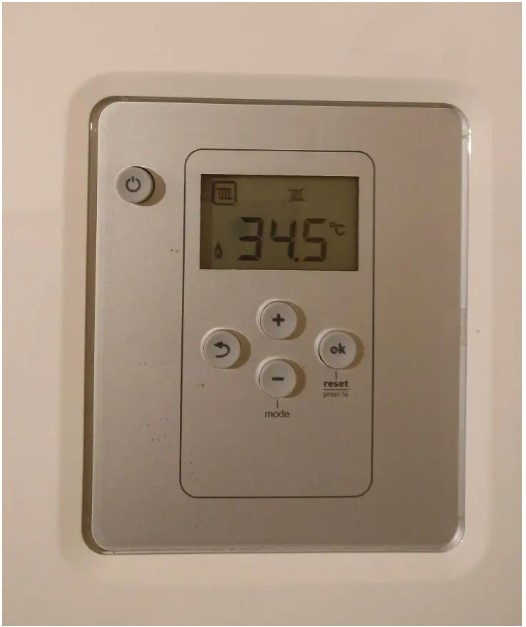
#> input picture REVA-Hack/public/calc.jpg, 526 x 627 px, found by its file name
$ python detect_RH.py
#> lines starting #> are read from the running program, lines starting #| are printed output that depends on the picture; after the words box and inside, x2 and y2 are one past the last pixel; in counts of white or black regions, pixels touching at a corner belong together

from imutils.perspective import four_point_transform
from imutils import contours
import imutils
import cv2

DIGITS_LOOKUP = {
	(1, 1, 1, 0, 1, 1, 1): 0,
	(0, 0, 1, 0, 0, 1, 0): 1,
	(1, 0, 1, 1, 1, 1, 0): 2,
	(1, 0, 1, 1, 0, 1, 1): 9,
	(0, 1, 1, 1, 0, 1, 0): 4,
	(1, 1, 0, 1, 0, 1, 1): 5,
	(1, 1, 0, 1, 1, 1, 1): 6,
	(1, 0, 1, 0, 0, 1, 0): 7,
	(1, 1, 1, 1, 1, 1, 1): 8,
	(1, 1, 1, 1, 0, 1, 1): 3
}


image = cv2.imread("C:/Users/pavan/Desktop/detection_RH/calc.jpg")
#> image is the input picture: shape (627, 526, 3); mean B, G, R 131.5, 149.5, 168.1


image = imutils.resize(image, height=500)
#> image: shape (500, 419, 3)
gray = cv2.cvtColor(image, cv2.COLOR_BGR2GRAY)
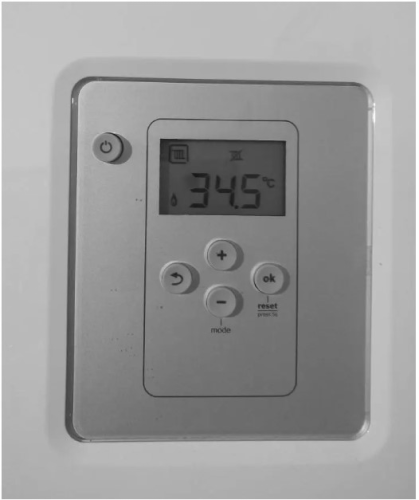
#> gray: shape (500, 419); min 23, max 255, mean 153
blurred = cv2.GaussianBlur(gray, (5, 5), 0)
edged = cv2.Canny(blurred, 50, 200, 255)
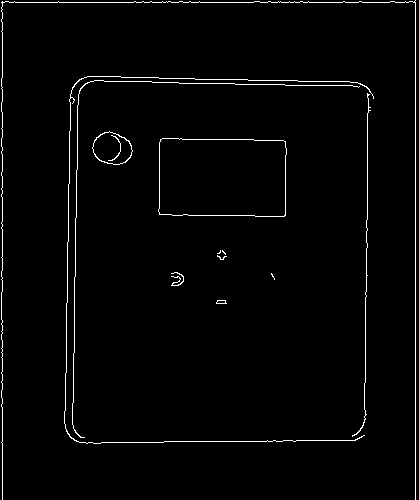
#> edged: shape (500, 419); 2% white in thin lines or dots

cnts = cv2.findContours(edged.copy(), cv2.RETR_EXTERNAL,
	cv2.CHAIN_APPROX_SIMPLE)
#> cnts = 12 contours, 8 with area under 20; largest, box (x1, y1, x2, y2) and area: (158, 138, 287, 217) 9582, (92, 131, 133, 165) 974, (64, 76, 374, 444) 30, (216, 300, 227, 304) 26
cnts = imutils.grab_contours(cnts)
cnts = sorted(cnts, key=cv2.contourArea, reverse=True)
displayCnt = None

for c in cnts:
	peri = cv2.arcLength(c, True)
	approx = cv2.approxPolyDP(c, 0.02 * peri, True)
	if len(approx) == 4:
		displayCnt = approx
		break
#> this loop made 1 pass
#> (peri, displayCnt) on pass 1: (406.6, [[160, 139], [159, 214], [285, 215], [285, 141]])

warped = four_point_transform(gray, displayCnt.reshape(4, 2))
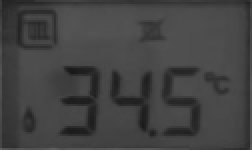
#> warped: shape (75, 126) (shown 2 times larger); min 23, max 96, mean 66.5
output = four_point_transform(image, displayCnt.reshape(4, 2))
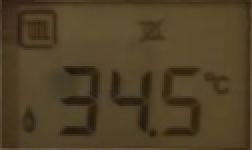
#> output: shape (75, 126, 3) (shown 2 times larger); mean B, G, R 39.1, 64.9, 80

thresh = cv2.threshold(warped, 0, 255,
	cv2.THRESH_BINARY_INV | cv2.THRESH_OTSU)[1]
#> thresh: shape (75, 126); 27.4% white; 9 white regions (2 under 20 px), largest, box (x1, y1, x2, y2) and area: (0, 0, 126, 75) 1311, (29, 33, 50, 68) 397, (81, 34, 101, 68) 328
kernel = cv2.getStructuringElement(cv2.MORPH_ELLIPSE, (1, 5))
thresh = cv2.morphologyEx(thresh, cv2.MORPH_OPEN, kernel)
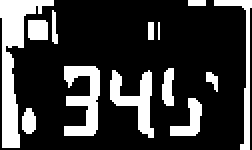
#> thresh: shape (75, 126) (shown 2 times larger); 23% white; 13 white regions (1 under 20 px)


cnts = cv2.findContours(thresh.copy(), cv2.RETR_EXTERNAL,
	cv2.CHAIN_APPROX_SIMPLE)
#> cnts = 13 contours, 4 with area under 20; largest, box (x1, y1, x2, y2) and area: (0, 0, 27, 74) 583, (32, 33, 50, 68) 302, (55, 35, 77, 69) 257, (107, 0, 126, 75) 149, (85, 49, 101, 68) 119
cnts = imutils.grab_contours(cnts)
digitCnts = []
for c in cnts:
	(x, y, w, h) = cv2.boundingRect(c)
	if w >= 15 and (h >= 30 and h <= 40):
		digitCnts.append(c)
#> this loop made 13 passes
#> (x, y, w, h) on passes 1, 2, 3, 4, 5, 6, 9, 10, 11, 13: (11, 54, 7, 13), (85, 49, 16, 19), (103, 36, 6, 10), (55, 35, 22, 34), (81, 34, 6, 19), (32, 33, 18, 35), (14, 10, 10, 10), (26, 5, 3, 17), (107, 0, 19, 75), (0, 0, 27, 74)
#> (c, x, y, w, h) on passes 7, 8, 12: ([[79, 11], [79, 19]], 79, 11, 1, 9), ([[74, 11], [74, 19], [76, 19], [76, 11]], 74, 11, 3, 9), ([[94, 0], [94, 2], [102, 2], [102, 0]], 94, 0, 9, 3)
#> after the loop, digitCnts = 2 contours; box (x1, y1, x2, y2) and area: (32, 33, 50, 68) 302, (55, 35, 77, 69) 257

digitCnts = contours.sort_contours(digitCnts,
	method="left-to-right")[0]
digits = []

for c in digitCnts:
	(x, y, w, h) = cv2.boundingRect(c)
	roi = thresh[y:y + h, x:x + w]
	(roiH, roiW) = roi.shape
	(dW, dH) = (int(roiW * 0.25), int(roiH * 0.15))
	dHC = int(roiH * 0.05)
	segments = [
		((0, 0), (w, dH)),	# top
		((0, 0), (dW, h // 2)),	# top-left
		((w - dW, 0), (w, h // 2)),	# top-right
		((0, (h // 2) - dHC) , (w, (h // 2) + dHC)), # center
		((0, h // 2), (dW, h)),	# bottom-left
		((w - dW, h // 2), (w, h)),	# bottom-right
		((0, h - dH), (w, h))	# bottom
	]
	on = [0] * len(segments)

	for (i, ((xA, yA), (xB, yB))) in enumerate(segments):
		segROI = roi[yA:yB, xA:xB]
		total = cv2.countNonZero(segROI)
		area = (xB - xA) * (yB - yA)
		if total / float(area) > 0.5:
			on[i]= 1

	digit = DIGITS_LOOKUP[tuple(on)]
	digits.append(digit)
	cv2.rectangle(output, (x, y), (x + w, y + h), (0, 255, 0), 1)
	cv2.putText(output, str(digit), (x - 10, y - 10),
		cv2.FONT_HERSHEY_SIMPLEX, 0.65, (0, 255, 0), 2)
#> this loop made 2 passes
#> (x, y, w, h, roiH, roiW, dW, dH) on passes 1 to 2: (32, 33, 18, 35, 35, 18, 4, 5), (55, 35, 22, 34, 34, 22, 5, 5)
#> pass 2, `roi = thresh[y:y + h, x:x + w]`:
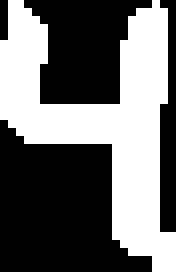
#> roi: shape (34, 22) (shown 8 times larger); 42.4% white; 1 white region, box (x1, y1, x2, y2) and area: (0, 0, 22, 34) 317
#> after the loop:
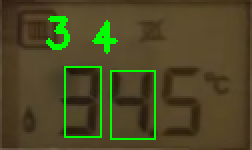
#> output: shape (75, 126, 3) (shown 2 times larger); 4.32% of pixels changed, all inside (x1, y1, x2, y2) = (23, 8, 78, 70)
#> after the loop, digits = [3, 4]
print(digits)
#| [3, 4]
print(u"{}{} RS".format(*digits))#consider numbers above decimal point
#| 34 RS
dig_str=str(digits[0])+str(digits[1])
#> dig_str = '34'
print(dig_str)
#| 34
cv2.imshow("Input", image)
cv2.imshow("Output", output)
cv2.waitKey(0)

# [5 lines of commented-out code are left out]
